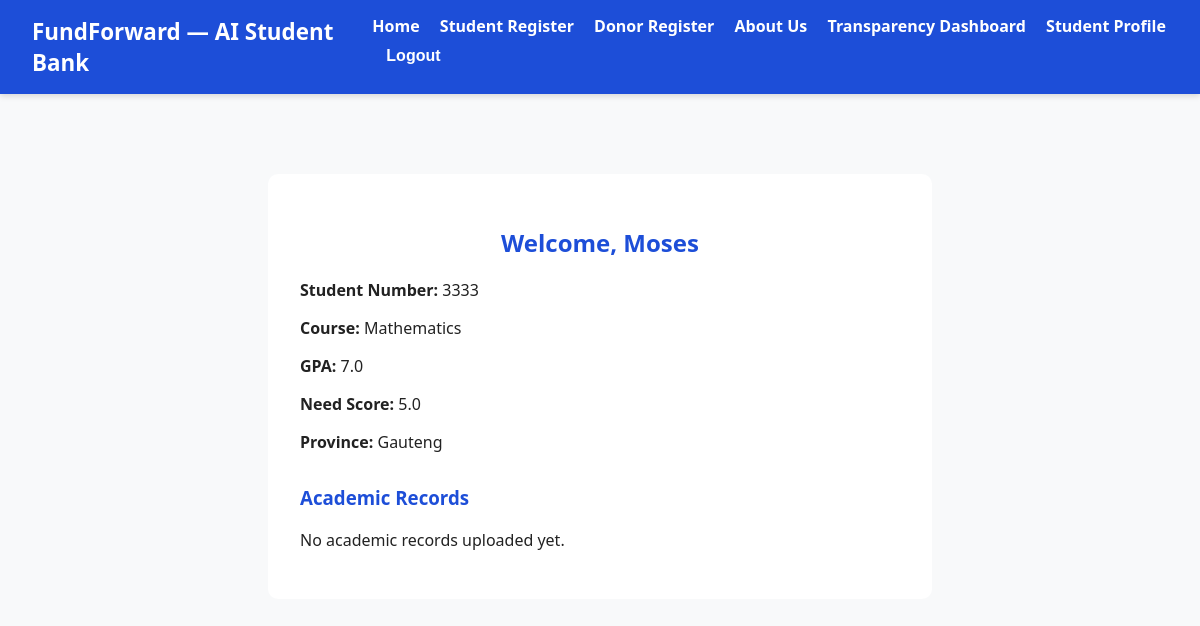
Page /student/profile/ (signed in) on the committed database.
### predictor/models.py (models this page shows, shortened)
class Student(models.Model):
    user = models.OneToOneField(User, on_delete=models.CASCADE, null=True, blank=True)  # <-- added
    student_number = models.CharField(max_length=20, unique=True)
    first_name = models.CharField(max_length=100)
    last_name = models.CharField(max_length=100)
    gpa = models.FloatField(default=0.0)
    course = models.CharField(max_length=120, blank=True, null=True)
    need_score = models.FloatField(default=5.0)  # scale 0-10
    province = models.CharField(max_length=100, blank=True, null=True)
    wallet_balance = models.DecimalField(max_digits=10, decimal_places=2, default=0.0)
    registration_paid = models.BooleanField(default=False)

### predictor/views.py (the view)
# urls.py: path("student/profile/", views.student_profile, name="student_profile"),
@login_required
@user_passes_test(is_student)
def student_profile(request):
    student = get_object_or_404(Student, user=request.user)
    records = AcademicRecord.objects.filter(student=student).order_by("-uploaded_at")
    return render(request, "predictor/student_profile.html", {
        "student": student,
        "records": records,
    })

### predictor/views.py (called while the page is built)
def is_student(user):
    return hasattr(user, "student")

### predictor/templates/predictor/student_profile.html (shortened to what this page needs)
{% extends "predictor/base.html" %}
{% block content %}
<div style="max-width:600px;margin:3rem auto;padding:2rem;background:white;border-radius:10px;">
    <h2 style="color:#1d4ed8;text-align:center;">Welcome, {{ student.first_name }}</h2>
    <p><strong>Student Number:</strong> {{ student.student_number }}</p>
    <p><strong>Course:</strong> {{ student.course }}</p>
    <p><strong>GPA:</strong> {{ student.gpa }}</p>
    <p><strong>Need Score:</strong> {{ student.need_score }}</p>
    <p><strong>Province:</strong> {{ student.province }}</p>
    <h3 style="margin-top:2rem;color:#1d4ed8;">Academic Records</h3>
    {% if records %}
        <ul>
            {% for record in records %}
                <li>{{ record.file.name }} — {{ record.uploaded_at|date:"M d, Y H:i" }}</li>
            {% endfor %}
        </ul>
    {% else %}
        <p>No academic records uploaded yet.</p>
    {% endif %}
</div>
{% endblock %}

### predictor/static/predictor/styles.css (style rules this page uses)
body { font-family: Arial, sans-serif; background:#f5f7fb; color:#222; margin:0; }

### predictor/templates/predictor/base.html (style rules this page uses)
body { margin: 0; font-family: 'Segoe UI', Tahoma, sans-serif; background: #f8f9fa; }

### rows in the picture
Student: first_name "Moses", student_number "3333", course "Mathematics", gpa "7.0", need_score "5.0", province "Gauteng"
